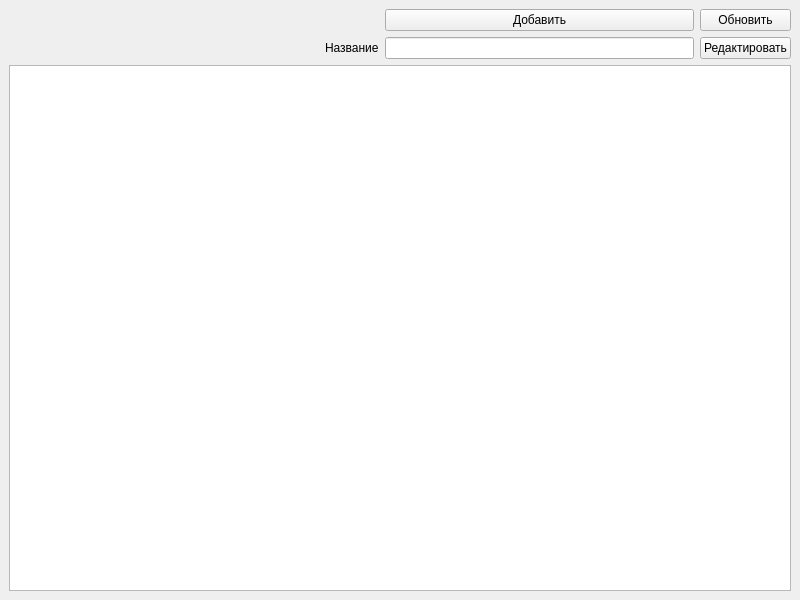
<?xml version="1.0" encoding="UTF-8"?>
<ui version="4.0">
 <class>MainWindow</class>
 <widget class="QMainWindow" name="MainWindow">
  <property name="geometry">
   <rect>
    <x>0</x>
    <y>0</y>
    <width>800</width>
    <height>600</height>
   </rect>
  </property>
  <property name="windowTitle">
   <string>MainWindow</string>
  </property>
  <widget class="QWidget" name="centralwidget">
   <layout class="QGridLayout" name="gridLayout">
    <item row="0" column="0">
     <spacer name="horizontalSpacer">
      <property name="orientation">
       <enum>Qt::Horizontal</enum>
      </property>
      <property name="sizeHint" stdset="0">
       <size>
        <width>40</width>
        <height>20</height>
       </size>
      </property>
     </spacer>
    </item>
    <item row="0" column="3">
     <widget class="QPushButton" name="pushButton">
      <property name="text">
       <string>Обновить</string>
      </property>
     </widget>
    </item>
    <item row="2" column="0" colspan="4">
     <widget class="QTableWidget" name="tableWidget"/>
    </item>
    <item row="0" column="2">
     <widget class="QPushButton" name="pushButton_2">
      <property name="text">
       <string>Добавить</string>
      </property>
     </widget>
    </item>
    <item row="1" column="3">
     <widget class="QPushButton" name="pushButton_3">
      <property name="text">
       <string>Редактировать</string>
      </property>
     </widget>
    </item>
    <item row="1" column="2">
     <widget class="QLineEdit" name="lineEdit"/>
    </item>
    <item row="1" column="1">
     <widget class="QLabel" name="label">
      <property name="text">
       <string>Название</string>
      </property>
     </widget>
    </item>
   </layout>
  </widget>
 </widget>
 <resources/>
 <connections/>
</ui>
